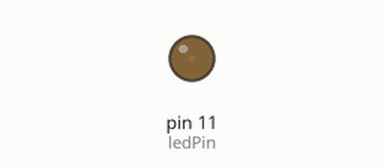
Recording of a sketch running on a simulated Arduino Uno, built with avr-gcc and run on an emulated ATmega328P. Parts: output pins drawn as LEDs (lit = HIGH).

Above: at 0.05 s.
At 1.15 s:
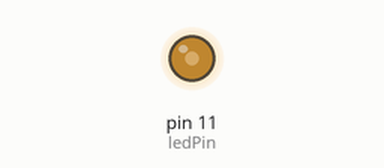
At 2.3 s:
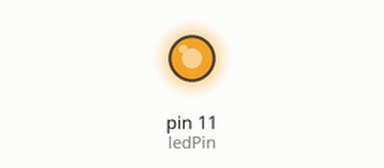
At 4.6 s:
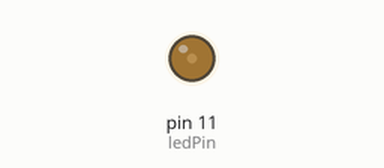
Timing chart, 0 to 6.7 s (numbered marks = the images above):
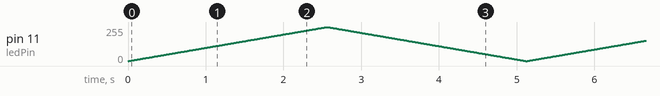

The sketch:

sketch_feb27b.ino
```cpp
int ledPin = 11;
void setup()
{
  pinMode(ledPin, OUTPUT);
}

void loop()
{
  for (int i=0; i<=255; i++)
  {
    analogWrite(ledPin, i);
    delay(10);
  }
  for (int i=255; i>=0; i--)
  {
    analogWrite(ledPin, i);
    delay(10);
  }
}
```
